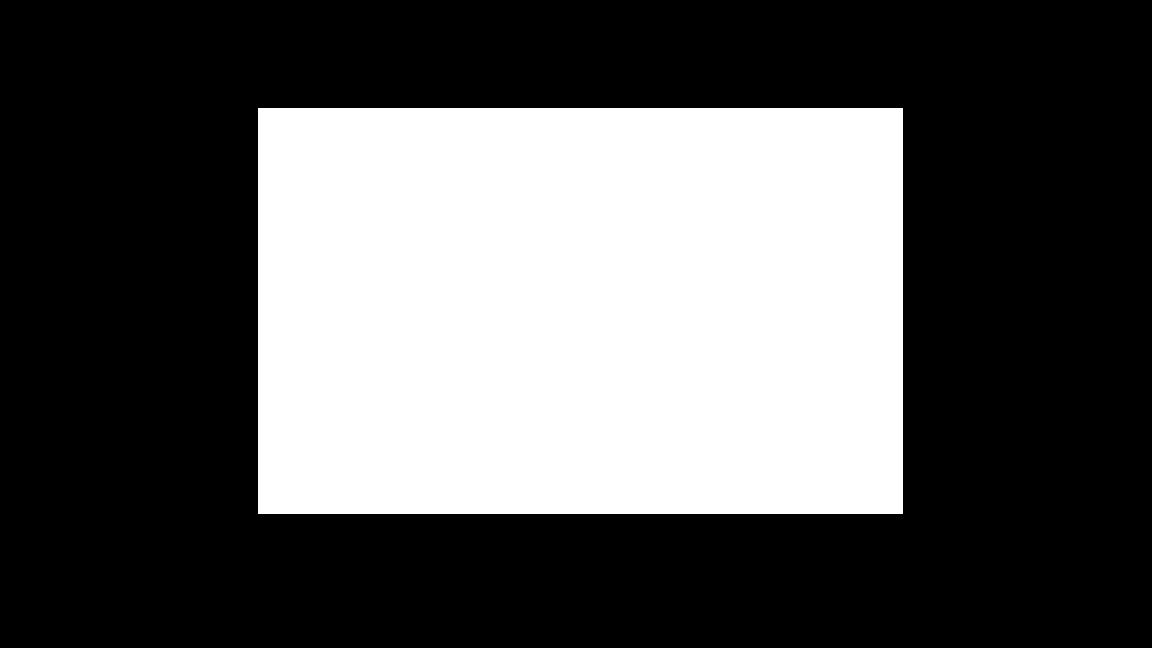
#> input picture Learning/ImageProcessing/Contours/c.png, 1152 x 648 px
$ python Contours.py   (older library calls are emulated)
#> lines starting #> are read from the running program, lines starting #| are printed output that depends on the picture; after the words box and inside, x2 and y2 are one past the last pixel; in counts of white or black regions, pixels touching at a corner belong together
__author__ = 'Ueliton'
import numpy as np
import cv2

im = cv2.imread('c.png')
#> im is the input picture: shape (648, 1152, 3); 35.1% white; 1 white region, box (x1, y1, x2, y2) and area: (258, 108, 903, 514) 261870

imgray = cv2.cvtColor(im,cv2.COLOR_BGR2GRAY)

ret,thresh = cv2.threshold(imgray,127,255,0)
image, contours, hierarchy = cv2.findContours(thresh,cv2.RETR_TREE,cv2.CHAIN_APPROX_SIMPLE)
#> contours = [[[258, 108], [258, 513], [902, 513], [902, 108]]]
imagesd = cv2.drawContours(image, contours, -1, (255,255,255), 3)
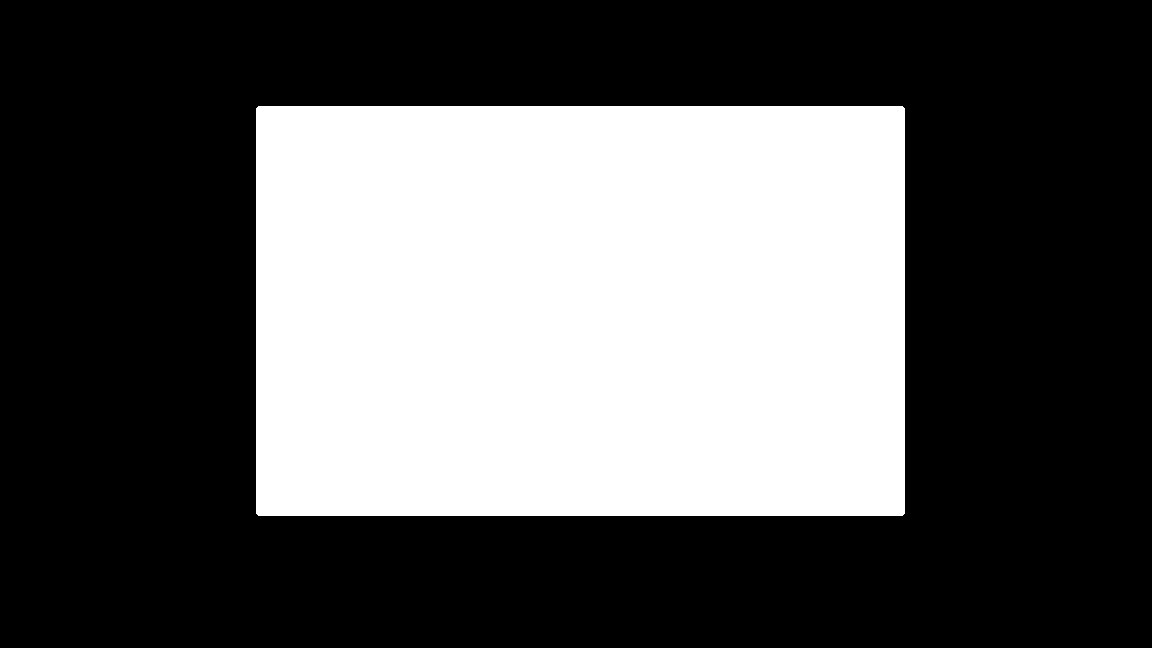
#> imagesd: shape (648, 1152); 35.6% white; 1 white region, box (x1, y1, x2, y2) and area: (256, 106, 905, 516) 266078

cv2.imshow("Contornos", image)
cv2.waitKey()

$ run again, with Learning/ImageProcessing/Contours/contorno.png copied over Learning/ImageProcessing/Contours/c.png
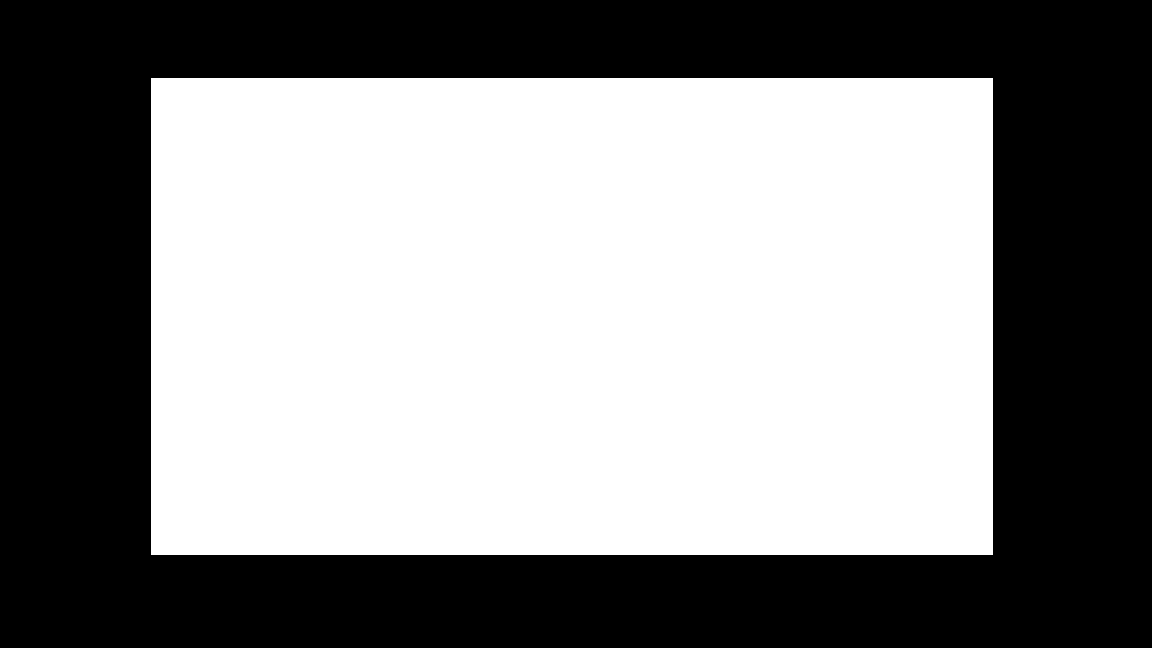
#> input picture Learning/ImageProcessing/Contours/contorno.png, 1152 x 648 px
#> im is the input picture: shape (648, 1152, 3); 53.8% white; 1 black region, box (x1, y1, x2, y2) and area: (0, 0, 1152, 648) 344862
#> contours = [[[151, 78], [151, 554], [992, 554], [992, 78]]]
#> `imagesd = cv2.drawContours(image, contours, -1, (255,255,255), 3)`:
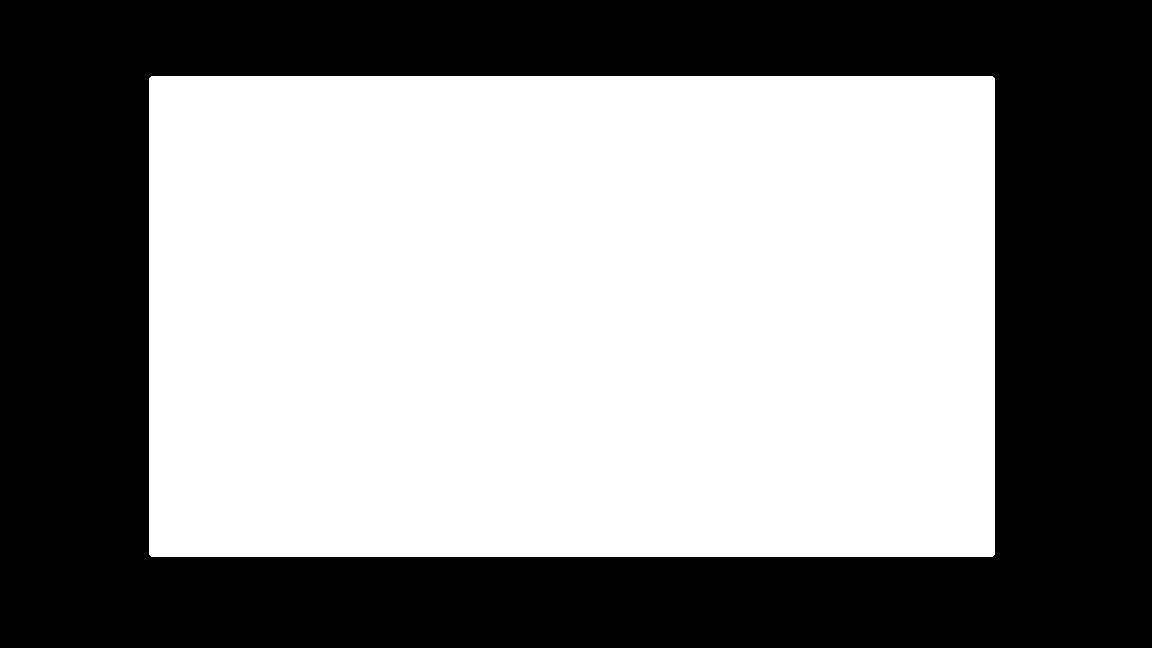
#> imagesd: shape (648, 1152); 54.5% white; 1 black region, box (x1, y1, x2, y2) and area: (0, 0, 1152, 648) 339582
